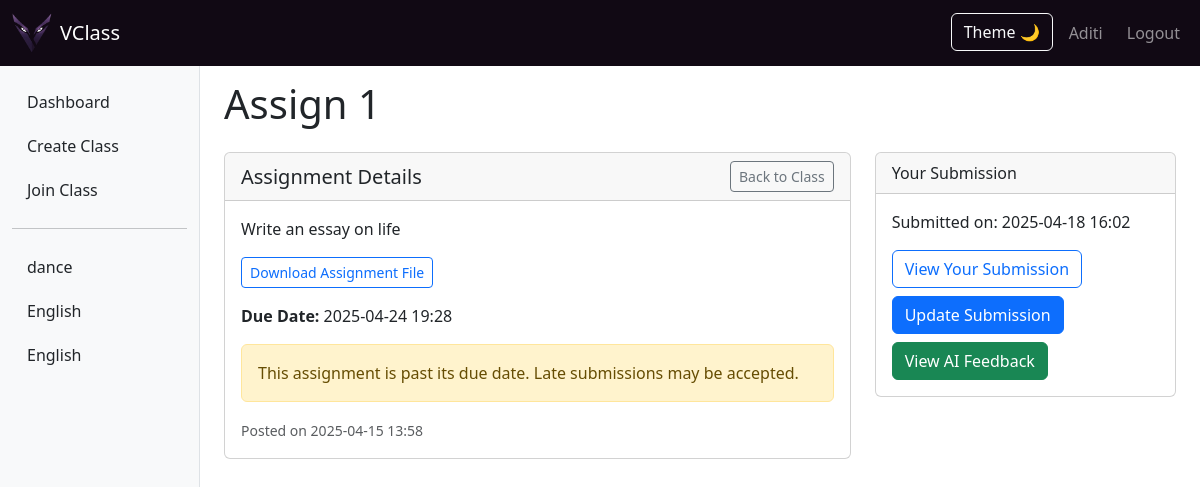
Screenshot of /assignment/1 (signed in) with the database file from the repository.
### app.py (models this page shows)
class Class(db.Model):
    id = db.Column(db.Integer, primary_key=True)
    title = db.Column(db.String(100), nullable=False)
    code = db.Column(db.String(10), nullable=False, unique=True)
    creator_id = db.Column(db.Integer, db.ForeignKey('user.id'), nullable=False)

class Assignment(db.Model):
    id = db.Column(db.Integer, primary_key=True)
    class_id = db.Column(db.Integer, db.ForeignKey('class.id'), nullable=False)
    title = db.Column(db.String(100), nullable=False)
    description = db.Column(db.Text, nullable=False)
    attachment = db.Column(db.String(200))
    due_date = db.Column(db.DateTime)
    created_at = db.Column(db.DateTime, default=datetime.utcnow)
    ideal_answer_attachment = db.Column(db.String(200), nullable=True)
    ideal_answer_text = db.Column(db.Text, nullable=True)
    ideal_answer_visible = db.Column(db.Boolean, default=False)

class Submission(db.Model):
    id = db.Column(db.Integer, primary_key=True)
    assignment_id = db.Column(db.Integer, db.ForeignKey('assignment.id'), nullable=False)
    user_id = db.Column(db.Integer, db.ForeignKey('user.id'), nullable=False)
    attachment = db.Column(db.String(200))
    comment = db.Column(db.Text)
    submitted_at = db.Column(db.DateTime, default=datetime.utcnow)
    text_content = db.Column(db.Text, nullable=True)

### app.py (the view, shortened to what this page needs)
@app.route('/assignment/<int:assignment_id>')
def view_assignment(assignment_id):
    if 'user_id' not in session:
        return redirect(url_for('login'))
    assignment = Assignment.query.get_or_404(assignment_id)
    class_obj = Class.query.get_or_404(assignment.class_id)
    enrollment = ClassEnrollment.query.filter_by(
        user_id=session['user_id'], class_id=class_obj.id
    ).first_or_404()
    submission = None
    if not enrollment.is_teacher:
        submission = Submission.query.filter_by(
            assignment_id=assignment_id, user_id=session['user_id']
        ).first()
    return render_template('view_assignment.html',
                          assignment=assignment,
                          class_obj=class_obj,
                          submission=submission,
                          datetime=datetime)  # Pass datetime module here

### app.py (called while the page is built)
@app.context_processor
def utility_processor():
    def get_user_classes():
        if 'user_id' in session:
            user_id = session['user_id']
            enrollments = ClassEnrollment.query.filter_by(user_id=user_id).all()
            class_data = []
            for enrollment in enrollments:
                class_obj = Class.query.get(enrollment.class_id)
                if class_obj:
                    class_obj.is_teacher = enrollment.is_teacher
                    class_data.append(class_obj)
            return class_data
        return []
    return {'get_user_classes': get_user_classes}

### templates/view_assignment.html (shortened to what this page needs)
{% extends "base.html" %}
{% block content %}
    <h1 class="mb-4">{{ assignment.title }}</h1>
    <div class="row">
        <div class="col-md-8">
            <div class="card mb-4">
                <div class="card-header">
                    <div class="d-flex justify-content-between align-items-center">
                        <h5 class="card-title mb-0">Assignment Details</h5>
                        <a href="{{ url_for('view_class', class_id=class_obj.id) }}" class="btn btn-sm btn-outline-secondary">
                            Back to Class
                        </a>
                    </div>
                </div>
                <div class="card-body">
                    <p class="card-text">{{ assignment.description }}</p>
                    {% if assignment.attachment %}
                        <p class="card-text">
                            <a href="{{ url_for('static', filename='uploads/' + assignment.attachment) }}"
                               target="_blank" class="btn btn-sm btn-outline-primary">
                                Download Assignment File
                            </a>
                        </p>
                    {% endif %}
                    {% if assignment.due_date %}
                        <p class="card-text">
                            <strong>Due Date:</strong> {{ assignment.due_date.strftime('%Y-%m-%d %H:%M') }}
                        </p>
                        {% set now = now or datetime.utcnow() %}
                        {% if now > assignment.due_date %}
                            <div class="alert alert-warning">
                                This assignment is past its due date. Late submissions may be accepted.
                            </div>
                        {% endif %}
                    {% endif %}
                    <p class="card-text">
                        <small class="text-muted">
                            Posted on {{ assignment.created_at.strftime('%Y-%m-%d %H:%M') }}
                        </small>
                    </p>
                </div>
            </div>
        </div>
        <div class="col-md-4">
            <div class="card">
                <div class="card-header">Your Submission</div>
                <div class="card-body">
                    {% if submission %}
                        <p>Submitted on: {{ submission.submitted_at.strftime('%Y-%m-%d %H:%M') }}</p>
                        {% if submission.attachment %}
                            <a href="{{ url_for('static', filename='uploads/' + submission.attachment) }}"
                               class="btn btn-outline-primary" target="_blank">
                                View Your Submission
                            </a>
                        {% endif %}
                        <a href="{{ url_for('submit_assignment', assignment_id=assignment.id) }}"
                           class="btn btn-primary mt-2">Update Submission</a>
                        {% if submission.text_content %}
                            <a href="{{ url_for('view_ai_evaluation', submission_id=submission.id) }}"
                               class="btn btn-success mt-2">View AI Feedback</a>
                        {% endif %}
                    {% else %}
                        <p>You have not submitted this assignment yet.</p>
                        <a href="{{ url_for('submit_assignment', assignment_id=assignment.id) }}"
                           class="btn btn-primary">Submit Assignment</a>
                    {% endif %}
                </div>
            </div>
        </div>
    </div>
{% endblock %}

### templates/base.html (shortened to what this page needs)
<!DOCTYPE html>
<html lang="en">
<head>
    <link href="https://cdn.jsdelivr.net/npm/bootstrap@5.3.0-alpha1/dist/css/bootstrap.min.css" rel="stylesheet">
</head>
<body>
    <nav class="navbar navbar-expand-lg navbar-dark bg-primary fixed-top" style="background-color: #110914;">
        <div class="container-fluid">
            <a class="navbar-brand d-flex align-items-center" href="{{ url_for('dashboard') if 'user_id' in session else url_for('index') }}">
                <img class="m-header__image m-header__image--pc me-2"
                     src="{{ url_for('static', filename='images/final.png') }}"
                     alt="VClass" style="height: 40px;">
                <span class="navbar-title">VClass</span>
            </a>
            <div class="collapse navbar-collapse" id="navbarNav">
                <ul class="navbar-nav ms-auto">
                    {% if 'user_id' in session %}
                    <li class="nav-item">
                        <button id="darkModeToggle" class="btn btn-outline-light ms-2">Theme 🌙</button>
                    </li>
                        <li class="nav-item">
                            <a class="btn btn-outline-light ms-2 nav-link" href="{{url_for('profile')}}">{{ session['username'] }}</a>
                        </li>
                        <li class="nav-item">
                            <a class="btn btn-outline-light ms-2 nav-link" href="{{ url_for('logout') }}">Logout</a>
                        </li>
                    {% endif %}
                </ul>
            </div>
        </div>
    </nav>
    {% if 'user_id' in session %}
        <div class="container-fluid">
            <div class="row">
                <div class="col-md-3 col-lg-2 d-md-block sidebar collapse">
                    <div class="position-sticky">
                        <ul class="nav flex-column">
                            <li class="nav-item">
                                <a class="nav-link" href="{{ url_for('dashboard') }}">Dashboard</a>
                            </li>
                            <li class="nav-item">
                                <a class="nav-link" href="{{ url_for('create_class') }}">Create Class</a>
                            </li>
                            <li class="nav-item">
                                <a class="nav-link" href="{{ url_for('join_class') }}">Join Class</a>
                            </li>
                            <li class="nav-item">
                                <hr>
                            </li>
                            {% set user_classes = get_user_classes() %}
                            {% if user_classes %}
                                {% for class in user_classes %}
                                    <li class="nav-item">
                                        <a class="nav-link" href="{{ url_for('view_class', class_id=class.id) }}">
                                            {{ class.title }}
                                        </a>
                                    </li>
                                {% endfor %}
                            {% endif %}
                        </ul>
                    </div>
                </div>
                <main class="col-md-9 ms-sm-auto col-lg-10 px-md-4 main-content">
                    {% block content %}{% endblock %}
                </main>
            </div>
        </div>
    {% endif %}
</body>
</html>

### templates/base.html (style rules this page uses)
:root { --bg-color: #ffffff; --text-color: #212529; --sidebar-bg: #f8f9fa; --sidebar-border: #dee2e6; --sidebar-hover: #e9ecef; }
body { padding-top: 60px; background-color: var(--bg-color); color: var(--text-color); transition: background-color 0.3s ease, color 0.3s ease; }
.sidebar { height: 100vh; position: fixed; top: 60px; left: 0; padding-top: 20px; background-color: var(--sidebar-bg); border-right: 1px solid var(--sidebar-border); overflow-y: auto; }
.sidebar a { padding: 10px 15px; text-decoration: none; display: block; color: var(--text-color); }
body { padding-top: 60px; }
.bg-primary { background-color: #110914 !important; }
.sidebar { height: 100vh; position: fixed; top: 60px; left: 0; padding-top: 20px; background-color: #f8f9fa; border-right: 1px solid #dee2e6; overflow-y: auto; }
.sidebar a { padding: 10px 15px; text-decoration: none; display: block; color: #212529; }
.main-content { margin-left: 250px; padding: 20px; }

### rows the page displays
Class: title "dance"
Class: title "English"
Class: title "English"
Assignment: title "Assign 1", description "Write an essay on life", due_date "2025-04-24 19:28", created_at "2025-04-15 13:58"
Submission: submitted_at "2025-04-18 16:02"

### other values shown
{{ session['username'] }} "Aditi"
